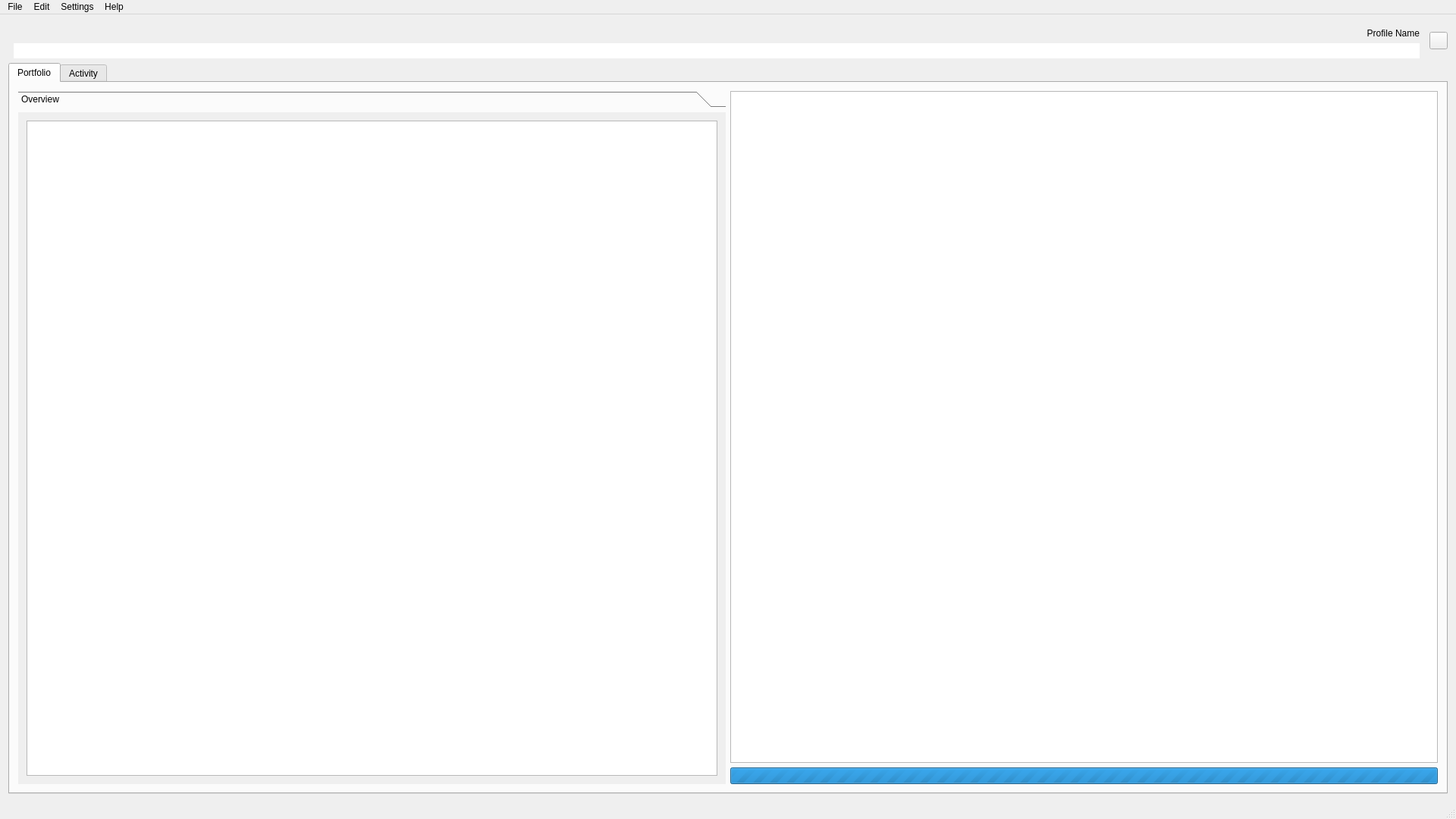
<?xml version="1.0" encoding="UTF-8"?>
<ui version="4.0">
 <class>MainWindow</class>
 <widget class="QMainWindow" name="MainWindow">
  <property name="geometry">
   <rect>
    <x>0</x>
    <y>0</y>
    <width>1920</width>
    <height>1080</height>
   </rect>
  </property>
  <widget class="QWidget" name="centralWidget">
   <layout class="QVBoxLayout" name="verticalLayout">
    <item>
     <widget class="QFrame" name="header">
      <property name="frameShape">
       <enum>QFrame::NoFrame</enum>
      </property>
      <property name="frameShadow">
       <enum>QFrame::Plain</enum>
      </property>
      <layout class="QHBoxLayout" name="horizontalLayout">
       <property name="spacing">
        <number>3</number>
       </property>
       <property name="leftMargin">
        <number>0</number>
       </property>
       <property name="topMargin">
        <number>0</number>
       </property>
       <property name="rightMargin">
        <number>0</number>
       </property>
       <property name="bottomMargin">
        <number>0</number>
       </property>
       <item>
        <spacer name="identitySpacer">
         <property name="orientation">
          <enum>Qt::Horizontal</enum>
         </property>
        </spacer>
       </item>
       <item>
        <widget class="QFrame" name="identity">
         <property name="frameShape">
          <enum>QFrame::NoFrame</enum>
         </property>
         <property name="frameShadow">
          <enum>QFrame::Plain</enum>
         </property>
         <layout class="QVBoxLayout" name="verticalLayout_2">
          <property name="spacing">
           <number>6</number>
          </property>
          <property name="leftMargin">
           <number>0</number>
          </property>
          <property name="topMargin">
           <number>0</number>
          </property>
          <property name="rightMargin">
           <number>10</number>
          </property>
          <property name="bottomMargin">
           <number>0</number>
          </property>
          <item>
           <spacer name="profileSpacer">
            <property name="orientation">
             <enum>Qt::Vertical</enum>
            </property>
           </spacer>
          </item>
          <item>
           <widget class="QLabel" name="profileName">
            <property name="text">
             <string>Profile Name</string>
            </property>
            <property name="alignment">
             <set>Qt::AlignRight|Qt::AlignTrailing|Qt::AlignVCenter</set>
            </property>
           </widget>
          </item>
          <item>
           <widget class="QLineEdit" name="paymentCode">
            <property name="focusPolicy">
             <enum>Qt::NoFocus</enum>
            </property>
            <property name="autoFillBackground">
             <bool>true</bool>
            </property>
            <property name="frame">
             <bool>false</bool>
            </property>
            <property name="alignment">
             <set>Qt::AlignRight|Qt::AlignTrailing|Qt::AlignVCenter</set>
            </property>
            <property name="readOnly">
             <bool>true</bool>
            </property>
           </widget>
          </item>
         </layout>
        </widget>
       </item>
       <item>
        <widget class="metier::skins::metier::widget::QrToolButton" name="qrCode">
         <property name="sizePolicy">
          <sizepolicy hsizetype="Fixed" vsizetype="Fixed">
           <horstretch>1</horstretch>
           <verstretch>1</verstretch>
          </sizepolicy>
         </property>
         <property name="text">
          <string/>
         </property>
        </widget>
       </item>
      </layout>
     </widget>
    </item>
    <item>
     <widget class="QTabWidget" name="tabWidget">
      <property name="currentIndex">
       <number>0</number>
      </property>
      <widget class="QWidget" name="moneyTab">
       <attribute name="title">
        <string>Portfolio</string>
       </attribute>
       <layout class="QGridLayout" name="gridLayout">
        <item row="0" column="1">
         <widget class="QTableView" name="accountActivity">
          <property name="showGrid">
           <bool>false</bool>
          </property>
          <attribute name="horizontalHeaderVisible">
           <bool>true</bool>
          </attribute>
          <attribute name="horizontalHeaderHighlightSections">
           <bool>false</bool>
          </attribute>
          <attribute name="horizontalHeaderStretchLastSection">
           <bool>false</bool>
          </attribute>
          <attribute name="verticalHeaderVisible">
           <bool>false</bool>
          </attribute>
          <attribute name="verticalHeaderHighlightSections">
           <bool>false</bool>
          </attribute>
         </widget>
        </item>
        <item row="1" column="1">
         <widget class="QProgressBar" name="syncProgress">
          <property name="toolTip">
           <string>Blockchain sync progress</string>
          </property>
          <property name="whatsThis">
           <string>This progress bar tracks the download of blockchain data for the selected currency.</string>
          </property>
          <property name="minimum">
           <number>0</number>
          </property>
          <property name="maximum">
           <number>0</number>
          </property>
          <property name="value">
           <number>0</number>
          </property>
          <property name="textVisible">
           <bool>true</bool>
          </property>
          <property name="invertedAppearance">
           <bool>false</bool>
          </property>
          <property name="format">
           <string>%p%</string>
          </property>
         </widget>
        </item>
        <item row="0" column="0" rowspan="2">
         <widget class="QToolBox" name="moneyToolbox">
          <property name="currentIndex">
           <number>0</number>
          </property>
          <widget class="QWidget" name="overviewTab">
           <attribute name="label">
            <string>Overview</string>
           </attribute>
           <layout class="QVBoxLayout" name="overviewTabLayout">
            <item>
             <widget class="QListView" name="accountList"/>
            </item>
           </layout>
          </widget>
         </widget>
        </item>
       </layout>
      </widget>
      <widget class="QWidget" name="messageTab">
       <attribute name="title">
        <string>Activity</string>
       </attribute>
       <layout class="QHBoxLayout" name="messageTabLayout">
        <item>
         <widget class="QFrame" name="contactListFrame">
          <property name="frameShape">
           <enum>QFrame::NoFrame</enum>
          </property>
          <property name="frameShadow">
           <enum>QFrame::Plain</enum>
          </property>
          <layout class="QVBoxLayout" name="contactListFrameLayout">
           <property name="spacing">
            <number>3</number>
           </property>
           <property name="leftMargin">
            <number>0</number>
           </property>
           <property name="topMargin">
            <number>0</number>
           </property>
           <property name="rightMargin">
            <number>0</number>
           </property>
           <property name="bottomMargin">
            <number>0</number>
           </property>
           <item>
            <widget class="QListView" name="contactListView"/>
           </item>
           <item>
            <widget class="QPushButton" name="addContact">
             <property name="text">
              <string>Add Contact</string>
             </property>
            </widget>
           </item>
          </layout>
         </widget>
        </item>
        <item>
         <widget class="QFrame" name="activityThreadFrame">
          <property name="frameShape">
           <enum>QFrame::NoFrame</enum>
          </property>
          <property name="frameShadow">
           <enum>QFrame::Plain</enum>
          </property>
          <layout class="QGridLayout" name="activityThreadFrameLayout">
           <property name="leftMargin">
            <number>0</number>
           </property>
           <property name="topMargin">
            <number>0</number>
           </property>
           <property name="rightMargin">
            <number>0</number>
           </property>
           <property name="bottomMargin">
            <number>0</number>
           </property>
           <property name="spacing">
            <number>3</number>
           </property>
           <item row="0" column="0" colspan="2">
            <widget class="QTableView" name="activityThreadView">
             <property name="showGrid">
              <bool>false</bool>
             </property>
             <attribute name="horizontalHeaderVisible">
              <bool>true</bool>
             </attribute>
             <attribute name="horizontalHeaderHighlightSections">
              <bool>false</bool>
             </attribute>
             <attribute name="horizontalHeaderStretchLastSection">
              <bool>false</bool>
             </attribute>
             <attribute name="verticalHeaderVisible">
              <bool>false</bool>
             </attribute>
             <attribute name="verticalHeaderHighlightSections">
              <bool>false</bool>
             </attribute>
            </widget>
           </item>
           <item row="2" column="1">
            <widget class="QPushButton" name="sendMessage">
             <property name="text">
              <string>Send Message</string>
             </property>
            </widget>
           </item>
           <item row="1" column="0" rowspan="2">
            <widget class="QPlainTextEdit" name="messageEdit"/>
           </item>
          </layout>
         </widget>
        </item>
       </layout>
      </widget>
     </widget>
    </item>
   </layout>
  </widget>
  <widget class="QStatusBar" name="statusBar"/>
  <widget class="QMenuBar" name="menuBar">
   <widget class="QMenu" name="menuFile">
    <property name="title">
     <string>File</string>
    </property>
    <addaction name="action_file_quit"/>
   </widget>
   <widget class="QMenu" name="menuEdit">
    <property name="title">
     <string>Edit</string>
    </property>
   </widget>
   <widget class="QMenu" name="menuSettings">
    <property name="title">
     <string>Settings</string>
    </property>
    <addaction name="action_settings_blockchain"/>
    <addaction name="action_settings_recovery_phrase"/>
    <addaction name="action_settings_seed_manager"/>
   </widget>
   <widget class="QMenu" name="menuHelp">
    <property name="title">
     <string>Help</string>
    </property>
    <addaction name="separator"/>
    <addaction name="action_help_opensource"/>
   </widget>
   <addaction name="menuFile"/>
   <addaction name="menuEdit"/>
   <addaction name="menuSettings"/>
   <addaction name="menuHelp"/>
  </widget>
  <action name="action_settings_blockchain">
   <property name="text">
    <string>Blockchains</string>
   </property>
  </action>
  <action name="action_help_opensource">
   <property name="text">
    <string>Open source</string>
   </property>
  </action>
  <action name="action_file_quit">
   <property name="text">
    <string>Quit</string>
   </property>
  </action>
  <action name="action_settings_recovery_phrase">
   <property name="text">
    <string>Recovery Phrase</string>
   </property>
  </action>
  <action name="action_settings_seed_manager">
   <property name="text">
    <string>Seed Manager</string>
   </property>
  </action>
 </widget>
 <layoutdefault spacing="6" margin="11"/>
 <customwidgets>
  <customwidget>
   <class>metier::skins::metier::widget::QrToolButton</class>
   <extends>QToolButton</extends>
   <header>metier/skins/metier/widget/qrtoolbutton.hpp</header>
  </customwidget>
 </customwidgets>
 <resources/>
 <connections/>
</ui>
